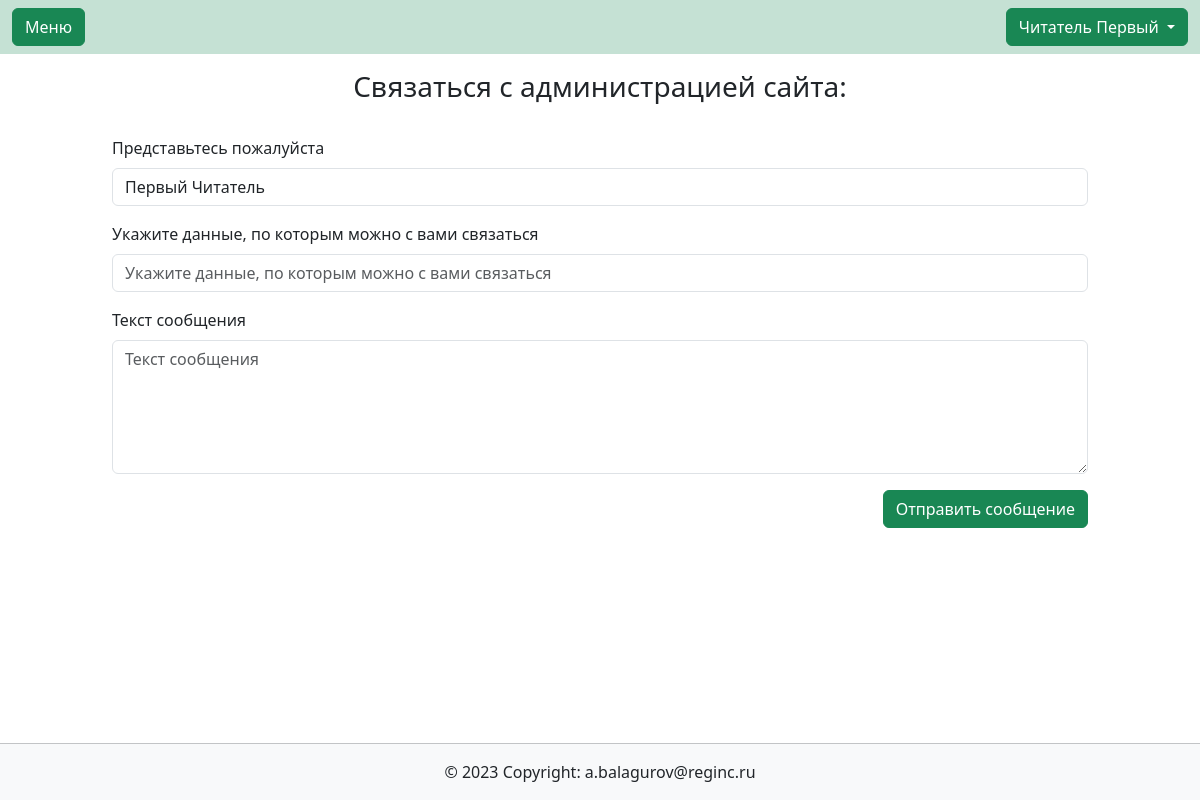
The page /contacts/ (signed in) on the database as committed earlier.
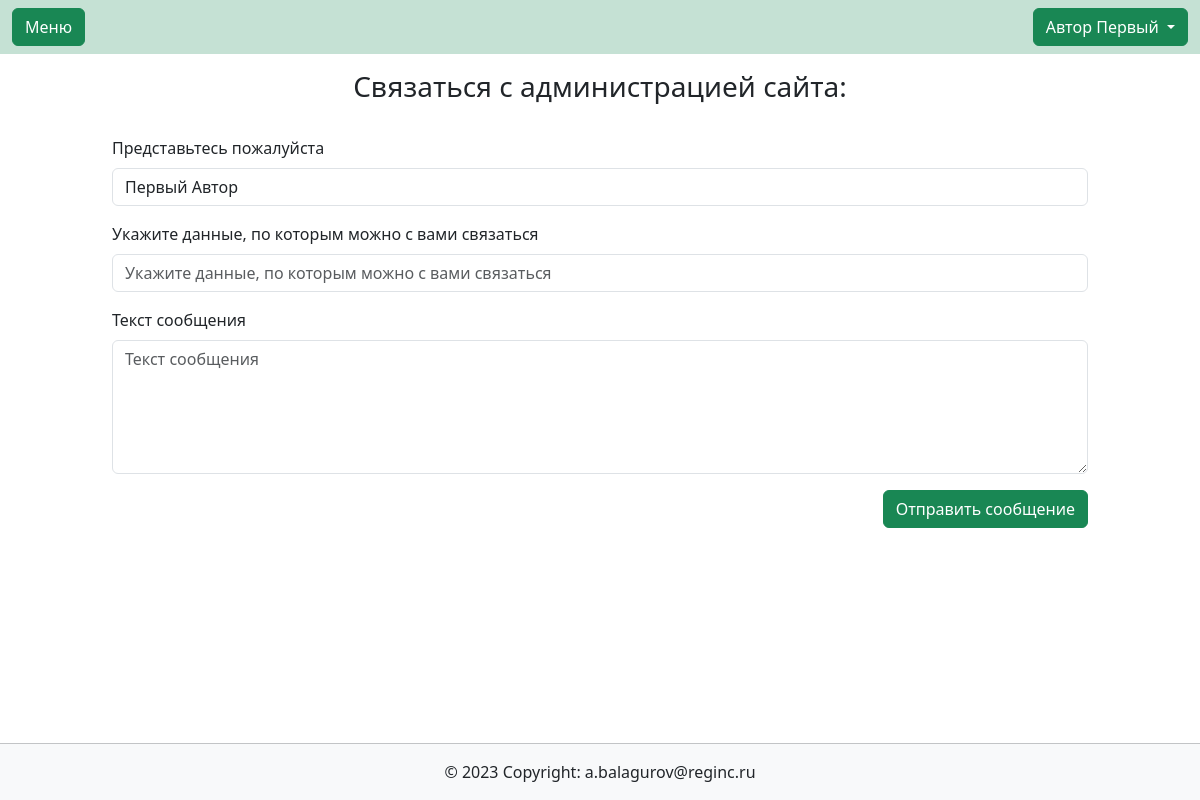
The same page on the database as committed later.
### users/models.py (models this page shows, shortened)
class User(AbstractUser):
    description = models.CharField(max_length=150, blank=True, verbose_name='Занимаемая должность',)
    class Meta:
        verbose_name_plural = 'Пользователи'
        default_permissions = ()
        permissions = [
            ('edit_profile', 'Сan change his profile data'),
            ('user_administration', 'Can add, change and delete user data')
        ]

### main/views.py (the view)
# urls.py: path('contacts/', views.contacts, name='contacts'),
def contacts(request):
    if request.method == 'POST':
        form = ContactForm(request.POST)
        if form.is_valid():
            form.save()
    if request.user.is_authenticated:
        form = ContactForm(initial={"sender": request.user.get_full_name(), "contact": request.user.email})
    else:
        form = ContactForm()
    return render(request, 'main/contacts.html', {'form': form})

### main/forms.py
class ContactForm(forms.ModelForm):
    class Meta:
        model = ContactModel
        fields = ['sender', 'contact', 'message']
        widgets = {
            'sender': forms.TextInput(),
            'contact': forms.TextInput(),
            'message': forms.Textarea(attrs={'rows': '5'}),
        }
        labels = {
            'sender': 'Представьтесь пожалуйста',
            'contact': 'Укажите данные, по которым можно с вами связаться',
            'message': 'Текст сообщения'
        }

### main/templates/main/contacts.html (shortened to what this page needs)
{% extends  'base.html' %}
{% load bootstrap5 %}
{% block content %}
<h3 class="text-center py-3">Связаться с администрацией сайта:</h3>
<div class="container col-12 col-md-10">
    <form method="POST" class="py-2">
        {% bootstrap_form form %}
        {% bootstrap_button "Отправить сообщение" button_type="submit" button_class="btn-success float-end" %}
    </form>
</div>
{% endblock content %}

### all_apps/templates/header.html (shortened to what this page needs)
{% load bootstrap_icons %}
<nav class="navbar navbar-expand-lg navbar-light" style="background-color: #C5E1D4;">
    <div class="container-fluid">
        <a class="btn btn-success" data-bs-toggle="offcanvas" href="#offcanvasExample" role="button" aria-controls="offcanvasExample">
            {% bs_icon 'list' size='1.5em' %} Меню
        </a>
        {% if user.is_authenticated %}
            <div class="dropdown ms-3" style="background-color: #C5E1D4;">
                <button class="btn btn-success dropdown-toggle" id="bd-versions" data-bs-toggle="dropdown" aria-expanded="false" data-bs-display="static">
                    {{ user.last_name }} {{ user.first_name }}
                </button>
            </div>
        {% endif %}
    </div>
  </nav>

Rows that differ between the two databases and show on the page:
changed User "Первый": last_name "Читатель" → "Автор"
Other text that changed with them:
form field sender: "Первый Читатель" → "Первый Автор"
